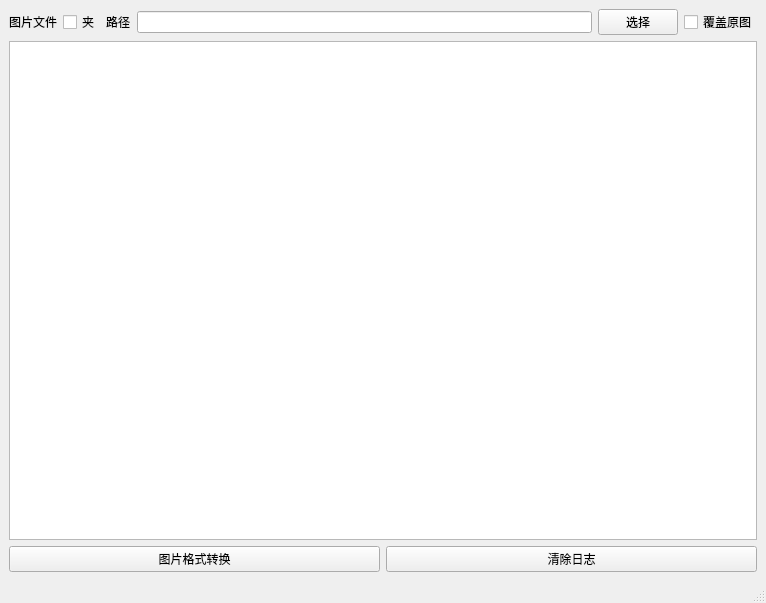
<?xml version="1.0" encoding="UTF-8"?>
<ui version="4.0">
 <author>Celeter</author>
 <class>MainWindow</class>
 <widget class="QMainWindow" name="MainWindow">
  <property name="geometry">
   <rect>
    <x>0</x>
    <y>0</y>
    <width>766</width>
    <height>603</height>
   </rect>
  </property>
  <property name="windowTitle">
   <string>图片格式转换</string>
  </property>
  <widget class="QWidget" name="centralwidget">
   <layout class="QVBoxLayout" name="verticalLayout_2">
    <item>
     <layout class="QVBoxLayout" name="verticalLayout">
      <item>
       <layout class="QHBoxLayout" name="horizontalLayout">
        <item>
         <widget class="QLabel" name="label_2">
          <property name="text">
           <string>图片文件</string>
          </property>
         </widget>
        </item>
        <item>
         <widget class="QCheckBox" name="checkBox_2">
          <property name="sizePolicy">
           <sizepolicy hsizetype="Preferred" vsizetype="Preferred">
            <horstretch>0</horstretch>
            <verstretch>0</verstretch>
           </sizepolicy>
          </property>
          <property name="text">
           <string>夹</string>
          </property>
          <property name="checked">
           <bool>false</bool>
          </property>
         </widget>
        </item>
        <item>
         <widget class="QLabel" name="label">
          <property name="text">
           <string>路径</string>
          </property>
         </widget>
        </item>
        <item>
         <widget class="QLineEdit" name="lineEdit">
          <property name="sizePolicy">
           <sizepolicy hsizetype="Preferred" vsizetype="Fixed">
            <horstretch>10</horstretch>
            <verstretch>0</verstretch>
           </sizepolicy>
          </property>
          <property name="minimumSize">
           <size>
            <width>5</width>
            <height>5</height>
           </size>
          </property>
         </widget>
        </item>
        <item>
         <widget class="QPushButton" name="pushButton">
          <property name="sizePolicy">
           <sizepolicy hsizetype="Preferred" vsizetype="Preferred">
            <horstretch>0</horstretch>
            <verstretch>0</verstretch>
           </sizepolicy>
          </property>
          <property name="minimumSize">
           <size>
            <width>5</width>
            <height>5</height>
           </size>
          </property>
          <property name="text">
           <string>选择</string>
          </property>
         </widget>
        </item>
        <item>
         <widget class="QCheckBox" name="checkBox">
          <property name="sizePolicy">
           <sizepolicy hsizetype="Preferred" vsizetype="Preferred">
            <horstretch>0</horstretch>
            <verstretch>0</verstretch>
           </sizepolicy>
          </property>
          <property name="text">
           <string>覆盖原图</string>
          </property>
          <property name="checked">
           <bool>false</bool>
          </property>
         </widget>
        </item>
       </layout>
      </item>
      <item>
       <widget class="QTextEdit" name="textEdit">
        <property name="sizePolicy">
         <sizepolicy hsizetype="Preferred" vsizetype="Expanding">
          <horstretch>0</horstretch>
          <verstretch>0</verstretch>
         </sizepolicy>
        </property>
        <property name="minimumSize">
         <size>
          <width>10</width>
          <height>10</height>
         </size>
        </property>
       </widget>
      </item>
      <item>
       <layout class="QHBoxLayout" name="horizontalLayout_2">
        <item>
         <widget class="QPushButton" name="pushButton_2">
          <property name="text">
           <string>图片格式转换</string>
          </property>
         </widget>
        </item>
        <item>
         <widget class="QPushButton" name="pushButton_3">
          <property name="text">
           <string>清除日志</string>
          </property>
         </widget>
        </item>
       </layout>
      </item>
     </layout>
    </item>
   </layout>
  </widget>
  <widget class="QMenuBar" name="menubar">
   <property name="geometry">
    <rect>
     <x>0</x>
     <y>0</y>
     <width>766</width>
     <height>23</height>
    </rect>
   </property>
  </widget>
  <widget class="QStatusBar" name="statusbar"/>
 </widget>
 <resources/>
 <connections/>
 <slots>
  <slot>on_pushButton_clicked_function()</slot>
 </slots>
</ui>
